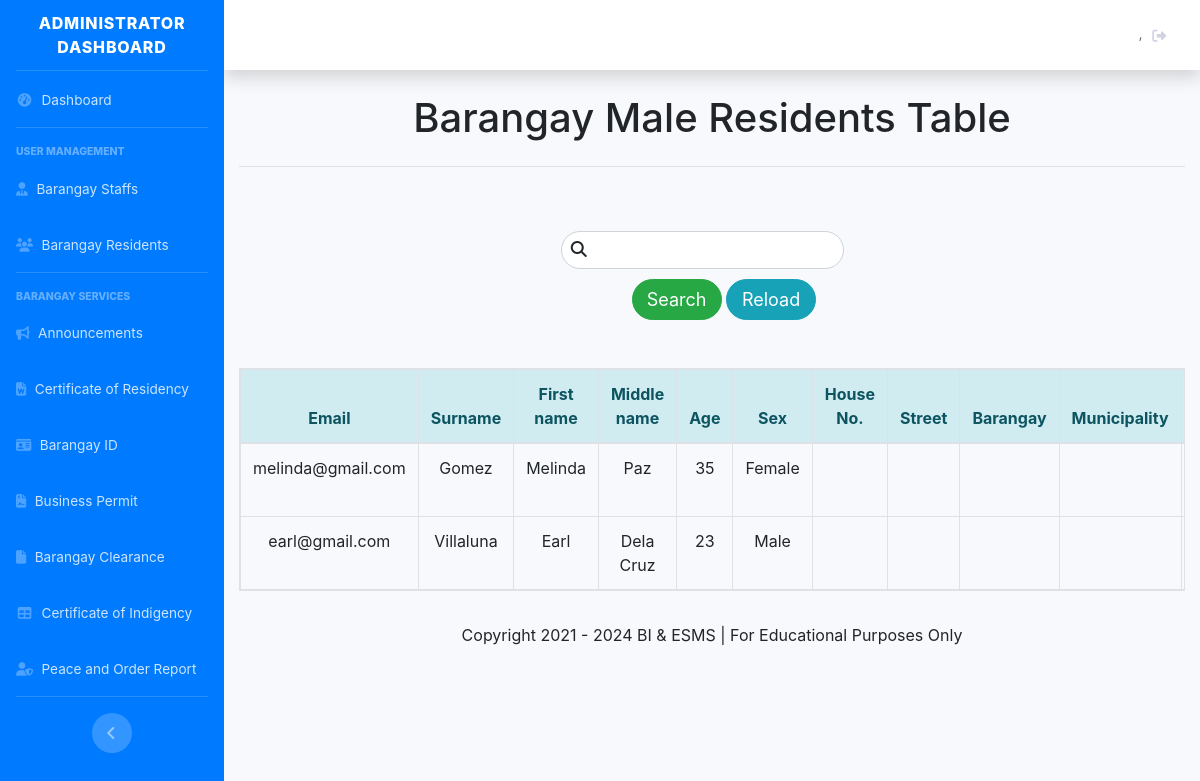
The page /admn_table_totalstaff.php on the database its author committed.
### tables this page shows
CREATE TABLE `tbl_user` (
  `id_user` int(11) NOT NULL,
  `email` varchar(255) NOT NULL,
  `password` varchar(255) NOT NULL,
  `lname` varchar(255) NOT NULL,
  `fname` varchar(255) NOT NULL,
  `mi` varchar(255) NOT NULL,
  `age` int(20) NOT NULL,
  `sex` varchar(255) NOT NULL,
  `address` varchar(255) NOT NULL,
  `contact` varchar(255) NOT NULL,
  `position` varchar(255) NOT NULL,
  `role` varchar(255) NOT NULL,
  `addedby` varchar(255) DEFAULT NULL
);

### classes/staff.class.php (called while the page is built, shortened)
<?php
    class StaffClass extends BMISClass {
        public function view_staff(){
            $connection = $this->openConn();
            $stmt = $connection->prepare("SELECT * from tbl_user");
            $stmt->execute();
            $view = $stmt->fetchAll();
            return $view;
        }
    }
?>

### admn_table_totalstaff_search.php (the view, shortened to what this page needs)
<?php
	require 'classes/conn.php';
	if(isset($_POST['search_totalstaff'])){
		$keyword = $_POST['keyword'];
?>
<table class="table table-hover table-bordered text-center table-responsive" >
	<thead class="alert-info">
		<tr>
			<th> Email </th>
			<th> Surname </th>
			<th> First name </th>
			<th> Middle name </th>
			<th> Age </th>
			<th> Sex </th>
			<th> Status </th>
			<th> House No. </th>
			<th> Street </th>
			<th> Barangay </th>
			<th> Municipality </th>
			<th> Contact # </th>
			<th> Position </th>
		</tr>
	</thead>
	<tbody>
		<?php
			$stmnt = $conn->prepare("SELECT * FROM `tbl_user` WHERE `lname` LIKE '%$keyword%' or  `mi` LIKE '%$keyword%' or  `fname` LIKE '%$keyword%'
			or `age` LIKE '%$keyword%' or  `sex` LIKE '%$keyword%' or  `address` LIKE '%$keyword%' or  `contact` LIKE '%$keyword%'
			or `email` LIKE '%$keyword%'");
			$stmnt->execute();
			while($view = $stmnt->fetch()){
		?>
			<tr>
				<td> <?= $view['email'];?> </td>
				<td> <?= $view['lname'];?> </td>
				<td> <?= $view['fname'];?> </td>
				<td> <?= $view['mi'];?> </td>
				<td> <?= $view['age'];?> </td>
				<td> <?= $view['sex'];?> </td>
				<td> <?= $view['houseno'];?> </td>
                <td> <?= $view['street'];?> </td>
                <td> <?= $view['brgy'];?> </td>
                <td> <?= $view['municipal'];?> </td>
				<td> <?= $view['contact'];?> </td>
				<td> <?= $view['position'];?> </td>
			</tr>
		<?php
		}
		?>
	</tbody>
</table>
<?php
	}else{
?>
<table class="table table-hover table-bordered text-center table-responsive">
	<thead class="alert-info">
		<tr>
			<th> Email </th>
			<th> Surname </th>
			<th> First name </th>
			<th> Middle name </th>
			<th> Age </th>
			<th> Sex </th>
			<th> House No. </th>
			<th> Street </th>
			<th> Barangay </th>
			<th> Municipality </th>
			<th> Contact # </th>
		</tr>
	</thead>
	<tbody>
		<?php if(is_array($view)) {?>
			<?php foreach($view as $view) {?>
				<tr>
					<td> <?= $view['email'];?> </td>
					<td> <?= $view['lname'];?> </td>
					<td> <?= $view['fname'];?> </td>
					<td> <?= $view['mi'];?> </td>
					<td> <?= $view['age'];?> </td>
					<td> <?= $view['sex'];?> </td>
					<td> <?= $view['houseno'];?> </td>
					<td> <?= $view['street'];?> </td>
					<td> <?= $view['brgy'];?> </td>
					<td> <?= $view['municipal'];?> </td>
					<td> <?= $view['contact'];?> </td>
				</tr>
			<?php
				}
			?>
		<?php
			}
		?>
	</tbody>
</table>
<link href="../BarangaySystem/customcss/regiformstyle.css" rel="stylesheet" type="text/css">
<link href="../BarangaySystem/bootstrap/css/bootstrap.css" rel="stylesheet" type="text/css">
<?php
	}
?>

### css/regiformstyle.css (style rules this page uses)
body { background-color:#fff !important; }

### rows shown on the page
tbl_user: email "melinda@gmail.com", lname "Gomez", fname "Melinda", mi "Paz", age "35", sex "Female"
tbl_user: email "earl@gmail.com", lname "Villaluna", fname "Earl", mi "Dela Cruz", age "23", sex "Male"
